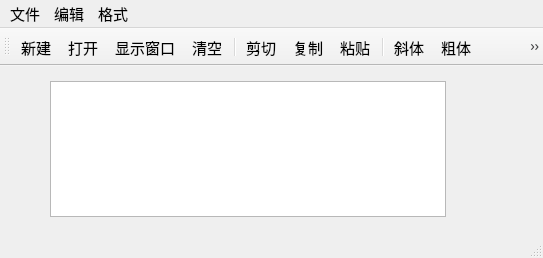
<?xml version="1.0" encoding="UTF-8"?>
<ui version="4.0">
 <class>QWMainWind</class>
 <widget class="QMainWindow" name="QWMainWind">
  <property name="geometry">
   <rect>
    <x>0</x>
    <y>0</y>
    <width>543</width>
    <height>258</height>
   </rect>
  </property>
  <property name="font">
   <font>
    <pointsize>11</pointsize>
   </font>
  </property>
  <property name="windowTitle">
   <string>QWMainWind</string>
  </property>
  <widget class="QWidget" name="centralWidget">
   <widget class="QTextEdit" name="txtEdit">
    <property name="geometry">
     <rect>
      <x>50</x>
      <y>15</y>
      <width>396</width>
      <height>136</height>
     </rect>
    </property>
    <property name="font">
     <font>
      <pointsize>16</pointsize>
     </font>
    </property>
   </widget>
  </widget>
  <widget class="QMenuBar" name="menuBar">
   <property name="geometry">
    <rect>
     <x>0</x>
     <y>0</y>
     <width>543</width>
     <height>29</height>
    </rect>
   </property>
   <widget class="QMenu" name="menu">
    <property name="title">
     <string>文件</string>
    </property>
    <addaction name="actNew"/>
    <addaction name="actOpen"/>
    <addaction name="separator"/>
    <addaction name="actClose"/>
   </widget>
   <widget class="QMenu" name="menu_2">
    <property name="title">
     <string>编辑</string>
    </property>
    <addaction name="actCut"/>
    <addaction name="actCopy"/>
    <addaction name="actPaste"/>
    <addaction name="separator"/>
    <addaction name="actClear"/>
   </widget>
   <widget class="QMenu" name="menu_3">
    <property name="title">
     <string>格式</string>
    </property>
    <addaction name="actFontBold"/>
    <addaction name="actFontItalic"/>
    <addaction name="actFontUnder"/>
    <addaction name="separator"/>
    <addaction name="actToolbarLab"/>
   </widget>
   <addaction name="menu"/>
   <addaction name="menu_2"/>
   <addaction name="menu_3"/>
  </widget>
  <widget class="QToolBar" name="mainToolBar">
   <property name="toolButtonStyle">
    <enum>Qt::ToolButtonStyle::ToolButtonTextUnderIcon</enum>
   </property>
   <attribute name="toolBarArea">
    <enum>TopToolBarArea</enum>
   </attribute>
   <attribute name="toolBarBreak">
    <bool>false</bool>
   </attribute>
   <addaction name="actNew"/>
   <addaction name="actOpen"/>
   <addaction name="action111"/>
   <addaction name="actClear"/>
   <addaction name="separator"/>
   <addaction name="actCut"/>
   <addaction name="actCopy"/>
   <addaction name="actPaste"/>
   <addaction name="separator"/>
   <addaction name="actFontItalic"/>
   <addaction name="actFontBold"/>
   <addaction name="actFontUnder"/>
   <addaction name="separator"/>
  </widget>
  <widget class="QStatusBar" name="statusBar"/>
  <action name="actCut">
   <property name="icon">
    <iconset resource="res.qrc">
     <normaloff>:/images/images/cut.bmp</normaloff>:/images/images/cut.bmp</iconset>
   </property>
   <property name="text">
    <string>剪切</string>
   </property>
   <property name="toolTip">
    <string>剪切</string>
   </property>
   <property name="shortcut">
    <string>Ctrl+X</string>
   </property>
  </action>
  <action name="actCopy">
   <property name="icon">
    <iconset resource="res.qrc">
     <normaloff>:/images/images/120.bmp</normaloff>:/images/images/120.bmp</iconset>
   </property>
   <property name="text">
    <string>复制</string>
   </property>
   <property name="toolTip">
    <string>复制</string>
   </property>
   <property name="shortcut">
    <string>Ctrl+C</string>
   </property>
  </action>
  <action name="actPaste">
   <property name="icon">
    <iconset resource="res.qrc">
     <normaloff>:/images/images/paste.bmp</normaloff>:/images/images/paste.bmp</iconset>
   </property>
   <property name="text">
    <string>粘贴</string>
   </property>
   <property name="toolTip">
    <string>粘贴</string>
   </property>
   <property name="shortcut">
    <string>Ctrl+V</string>
   </property>
  </action>
  <action name="actFontBold">
   <property name="checkable">
    <bool>true</bool>
   </property>
   <property name="icon">
    <iconset resource="res.qrc">
     <normaloff>:/images/images/BLD.BMP</normaloff>:/images/images/BLD.BMP</iconset>
   </property>
   <property name="text">
    <string>粗体</string>
   </property>
   <property name="toolTip">
    <string>粗体</string>
   </property>
  </action>
  <action name="actFontItalic">
   <property name="checkable">
    <bool>true</bool>
   </property>
   <property name="icon">
    <iconset resource="res.qrc">
     <normaloff>:/images/images/ITL.BMP</normaloff>:/images/images/ITL.BMP</iconset>
   </property>
   <property name="text">
    <string>斜体</string>
   </property>
   <property name="toolTip">
    <string>斜体</string>
   </property>
  </action>
  <action name="actFontUnder">
   <property name="checkable">
    <bool>true</bool>
   </property>
   <property name="icon">
    <iconset resource="res.qrc">
     <normaloff>:/images/images/WORDUNDR.BMP</normaloff>:/images/images/WORDUNDR.BMP</iconset>
   </property>
   <property name="text">
    <string>下划线</string>
   </property>
   <property name="toolTip">
    <string>下划线</string>
   </property>
  </action>
  <action name="actClose">
   <property name="icon">
    <iconset resource="res.qrc">
     <normaloff>:/images/images/exit.bmp</normaloff>:/images/images/exit.bmp</iconset>
   </property>
   <property name="text">
    <string>退出</string>
   </property>
   <property name="toolTip">
    <string>退出</string>
   </property>
  </action>
  <action name="actOpen">
   <property name="icon">
    <iconset resource="res.qrc">
     <normaloff>:/images/images/open3.bmp</normaloff>:/images/images/open3.bmp</iconset>
   </property>
   <property name="text">
    <string>打开...</string>
   </property>
   <property name="toolTip">
    <string>打开文件</string>
   </property>
   <property name="shortcut">
    <string>Ctrl+O</string>
   </property>
  </action>
  <action name="actClear">
   <property name="icon">
    <iconset resource="res.qrc">
     <normaloff>:/images/images/103.bmp</normaloff>:/images/images/103.bmp</iconset>
   </property>
   <property name="text">
    <string>清空</string>
   </property>
   <property name="toolTip">
    <string>清空内容</string>
   </property>
  </action>
  <action name="actFont">
   <property name="icon">
    <iconset resource="res.qrc">
     <normaloff>:/images/images/20.ico</normaloff>:/images/images/20.ico</iconset>
   </property>
   <property name="text">
    <string>字体...</string>
   </property>
   <property name="toolTip">
    <string>字体设置</string>
   </property>
  </action>
  <action name="actNew">
   <property name="icon">
    <iconset resource="res.qrc">
     <normaloff>:/images/images/new2.bmp</normaloff>:/images/images/new2.bmp</iconset>
   </property>
   <property name="text">
    <string>新建</string>
   </property>
   <property name="shortcut">
    <string>Ctrl+N</string>
   </property>
  </action>
  <action name="actToolbarLab">
   <property name="checkable">
    <bool>true</bool>
   </property>
   <property name="checked">
    <bool>true</bool>
   </property>
   <property name="text">
    <string>显示工具栏文字标签</string>
   </property>
   <property name="menuRole">
    <enum>QAction::MenuRole::TextHeuristicRole</enum>
   </property>
  </action>
  <action name="action111">
   <property name="icon">
    <iconset resource="res.qrc">
     <normaloff>:/images/images/BLD.BMP</normaloff>:/images/images/BLD.BMP</iconset>
   </property>
   <property name="text">
    <string>显示窗口</string>
   </property>
   <property name="menuRole">
    <enum>QAction::MenuRole::NoRole</enum>
   </property>
  </action>
 </widget>
 <layoutdefault spacing="6" margin="11"/>
 <resources>
  <include location="res.qrc"/>
 </resources>
 <connections>
  <connection>
   <sender>actClose</sender>
   <signal>triggered()</signal>
   <receiver>QWMainWind</receiver>
   <slot>close()</slot>
   <hints>
    <hint type="sourcelabel">
     <x>-1</x>
     <y>-1</y>
    </hint>
    <hint type="destinationlabel">
     <x>422</x>
     <y>254</y>
    </hint>
   </hints>
  </connection>
  <connection>
   <sender>actClear</sender>
   <signal>triggered()</signal>
   <receiver>txtEdit</receiver>
   <slot>clear()</slot>
   <hints>
    <hint type="sourcelabel">
     <x>-1</x>
     <y>-1</y>
    </hint>
    <hint type="destinationlabel">
     <x>260</x>
     <y>256</y>
    </hint>
   </hints>
  </connection>
  <connection>
   <sender>actCut</sender>
   <signal>triggered()</signal>
   <receiver>txtEdit</receiver>
   <slot>cut()</slot>
   <hints>
    <hint type="sourcelabel">
     <x>-1</x>
     <y>-1</y>
    </hint>
    <hint type="destinationlabel">
     <x>260</x>
     <y>256</y>
    </hint>
   </hints>
  </connection>
  <connection>
   <sender>actCopy</sender>
   <signal>triggered()</signal>
   <receiver>txtEdit</receiver>
   <slot>copy()</slot>
   <hints>
    <hint type="sourcelabel">
     <x>-1</x>
     <y>-1</y>
    </hint>
    <hint type="destinationlabel">
     <x>260</x>
     <y>256</y>
    </hint>
   </hints>
  </connection>
  <connection>
   <sender>actPaste</sender>
   <signal>triggered()</signal>
   <receiver>txtEdit</receiver>
   <slot>paste()</slot>
   <hints>
    <hint type="sourcelabel">
     <x>-1</x>
     <y>-1</y>
    </hint>
    <hint type="destinationlabel">
     <x>260</x>
     <y>256</y>
    </hint>
   </hints>
  </connection>
 </connections>
</ui>
